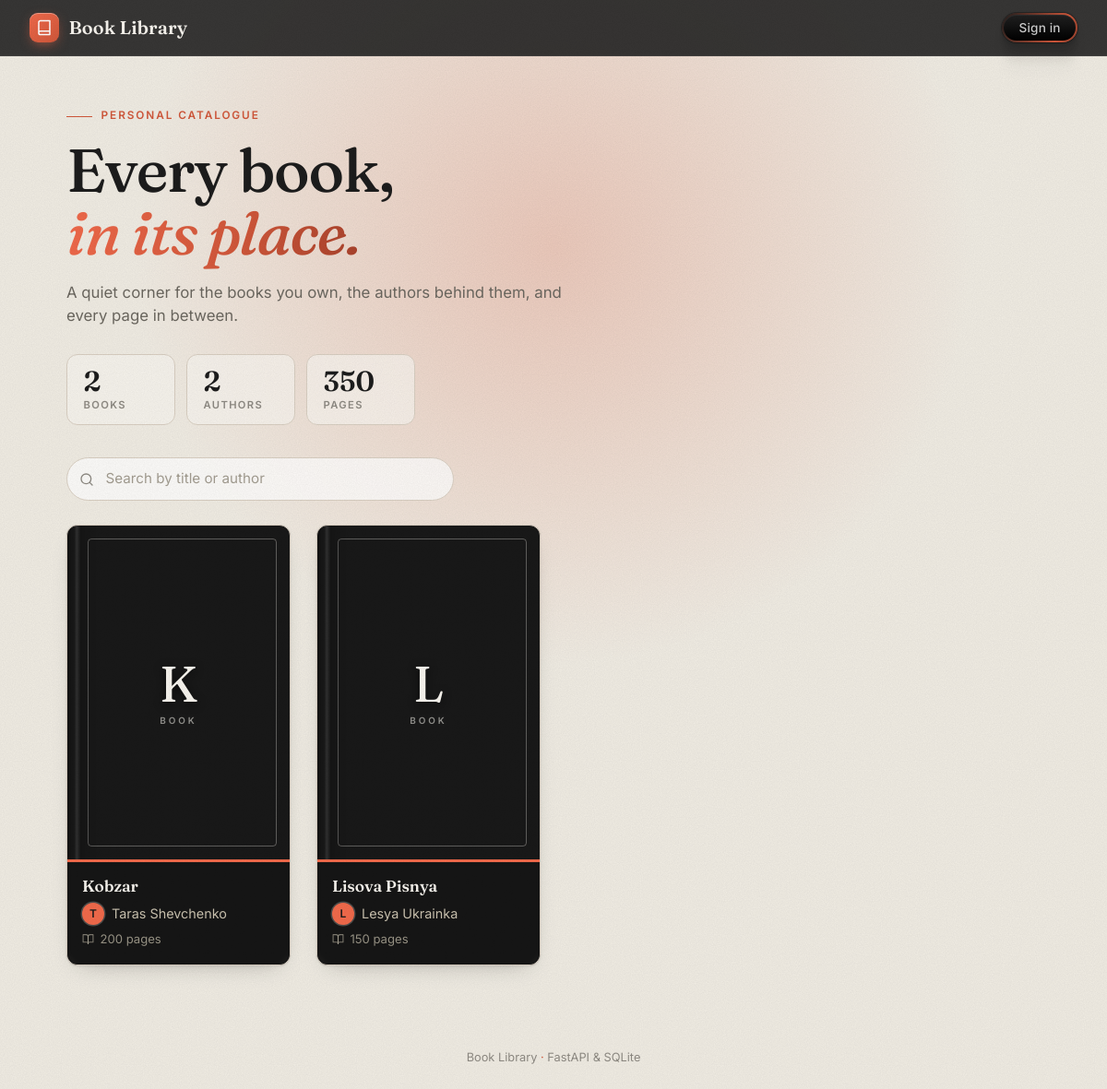
The page / on the database its author committed.
### app/models.py (models this page shows)
class Book(Base):
    __tablename__ = "books"
    id = Column(Integer, primary_key=True, index=True)
    title = Column(String, nullable=False, index=True)
    pages = Column(Integer, nullable=False)
    image = Column(String, nullable=True)
    author_id = Column(Integer, ForeignKey("authors.id"), nullable=False)
    author = relationship("Author", back_populates="books")

class Author(Base):
    __tablename__ = "authors"
    id = Column(Integer, primary_key=True, index=True)
    name = Column(String(30), unique=True, index=True, nullable=False)
    image = Column(String, nullable=True)
    books = relationship(
        "Book", back_populates="author", cascade="all, delete-orphan"
    )

### app/main.py (the view)
@app.get("/")
def index(request: Request, db: Session = Depends(get_db)):
    books = crud.get_all_books(db)
    user = auth.get_optional_user(request, db)
    return templates.TemplateResponse(
        request, "index.html", {"books": books, "user": user}
    )

### app/templates/index.html (shortened to what this page needs)
{% extends "base.html" %}
{% from "_macros.html" import liquid_button %}
{% block content %}
{% set author_count = books | map(attribute="author.name") | unique | list | length %}
{% set page_count = books | sum(attribute="pages") %}
<section class="hero">
    <p class="eyebrow">Personal catalogue</p>
    <h1>Every book,<br><em>in its place.</em></h1>
    <p class="lede">A quiet corner for the books you own, the authors behind them, and every page in between.</p>
    <dl class="stats">
        <div class="stat"><dt>Books</dt><dd data-count="{{ books | length }}">{{ books | length }}</dd></div>
        <div class="stat"><dt>Authors</dt><dd data-count="{{ author_count }}">{{ author_count }}</dd></div>
        <div class="stat"><dt>Pages</dt><dd data-count="{{ page_count }}">{{ page_count }}</dd></div>
    </dl>
</section>
{% if not books %}
    <div class="empty">
        <svg width="44" height="44" viewBox="0 0 24 24" fill="none" stroke="currentColor" stroke-width="1.5" stroke-linecap="round" stroke-linejoin="round" aria-hidden="true"><path d="M4 19.5v-15A2.5 2.5 0 0 1 6.5 2H20v20H6.5a2.5 2.5 0 0 1 0-5H20"/><path d="M9 7h6M9 11h4"/></svg>
        <h2>The shelves are empty</h2>
        <p>No books yet.{% if user %} Add the first one to start your catalogue.{% else %} Sign in to start your catalogue.{% endif %}</p>
        {% if user %}
            {{ liquid_button("+ Add book", href="/web/books/add") }}
        {% else %}
            {{ liquid_button("Sign in", href="/login") }}
        {% endif %}
    </div>
{% else %}
    <div class="toolbar">
        <label class="search">
            <svg width="16" height="16" viewBox="0 0 24 24" fill="none" stroke="currentColor" stroke-width="2" stroke-linecap="round" stroke-linejoin="round" aria-hidden="true"><circle cx="11" cy="11" r="8"/><path d="m21 21-4.3-4.3"/></svg>
            <input id="search" type="search" placeholder="Search by title or author" autocomplete="off" aria-label="Search books">
        </label>
    </div>
{% endif %}
<div class="grid" id="grid">
    {% for book in books %}
    <article class="card" style="--i: {{ loop.index0 }}" data-title="{{ book.title | lower }}" data-author="{{ book.author.name | lower }}">
        <canvas class="card-gradient" aria-hidden="true"></canvas>
        <div class="cover-wrap">
            {% if book.image %}
                <img class="cover" src="/static/{{ book.image }}" alt="{{ book.title }}" loading="lazy">
            {% else %}
                <div class="cover placeholder">{{ book.title[0] | upper }}<small>Book</small></div>
            {% endif %}
        </div>
        <div class="card-body">
            <h3 class="title">{{ book.title }}</h3>
            <div class="author">
                {% if book.author.image %}
                    <img class="avatar" src="/static/{{ book.author.image }}" alt="{{ book.author.name }}">
                {% else %}
                    <div class="avatar placeholder">{{ book.author.name[0] | upper }}</div>
                {% endif %}
                <span>{{ book.author.name }}</span>
            </div>
            <p class="pages">
                <svg width="13" height="13" viewBox="0 0 24 24" fill="none" stroke="currentColor" stroke-width="2" stroke-linecap="round" stroke-linejoin="round" aria-hidden="true"><path d="M2 3h6a4 4 0 0 1 4 4v14a3 3 0 0 0-3-3H2z"/><path d="M22 3h-6a4 4 0 0 0-4 4v14a3 3 0 0 1 3-3h7z"/></svg>
                {{ book.pages }} pages
            </p>
        </div>
    </article>
    {% endfor %}
</div>
{% endblock %}

### app/templates/base.html (shortened to what this page needs)
<!DOCTYPE html>
<html lang="en">
<head>
    <link rel="stylesheet" href="/static/style.css?v=8">
</head>
<body>
    {% from "_macros.html" import liquid_button %}
    <header class="navbar">
        <a class="brand" href="/">
            <span class="brand-mark" aria-hidden="true">
                <svg width="18" height="18" viewBox="0 0 24 24" fill="none" stroke="currentColor" stroke-width="2" stroke-linecap="round" stroke-linejoin="round"><path d="M4 19.5v-15A2.5 2.5 0 0 1 6.5 2H20v20H6.5a2.5 2.5 0 0 1 0-5H20"/></svg>
            </span>
            Book Library
        </a>
        <nav>
            {% if user %}
                <span class="nav-user">Hello, <b>{{ user.login }}</b></span>
                {{ liquid_button("+ Add book", href="/web/books/add", classes="nav-cta") }}
                {{ liquid_button("Log out", href="/logout", classes="nav-cta") }}
            {% else %}
                {{ liquid_button("Sign in", href="/login", classes="nav-cta") }}
            {% endif %}
        </nav>
    </header>
    <main class="container">
        {% block content %}{% endblock %}
    </main>
    <footer class="footer">Book Library <span>&middot;</span> FastAPI &amp; SQLite</footer>
</body>
</html>

### app/templates/_macros.html
{% macro liquid_button(label, href=None, type="submit", classes="") -%}
{%- if href -%}
<a class="btn-liquid {{ classes }}" href="{{ href }}">{{ label }}</a>
{%- else -%}
<button type="{{ type }}" class="btn-liquid {{ classes }}">{{ label }}</button>
{%- endif -%}
{%- endmacro %}

### rows shown on the page
Book: title "K", title "Kobzar", author "T", author.name "Taras Shevchenko", pages "200"
Book: title "L", title "Lisova Pisnya", author "L", author.name "Lesya Ukrainka", pages "150"

### other values the page prints
{{ label }} "Sign in"
{{ books | length }} "2"
{{ author_count }} "2"
{{ page_count }} "350"
